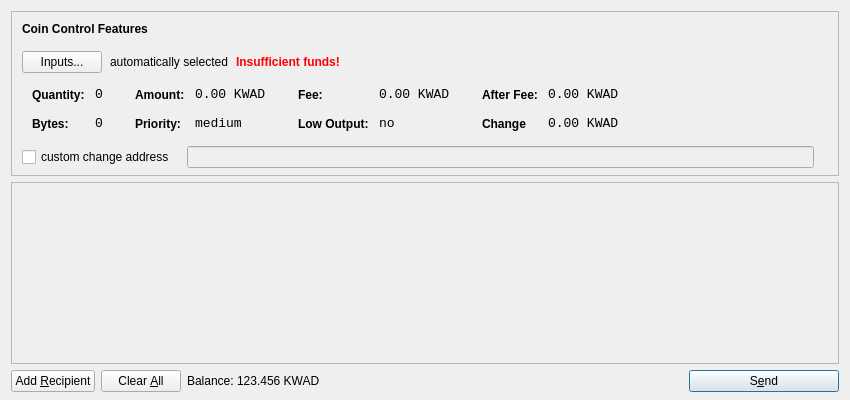
<?xml version="1.0" encoding="UTF-8"?>
<ui version="4.0">
 <class>SendCoinsDialog</class>
 <widget class="QDialog" name="SendCoinsDialog">
  <property name="geometry">
   <rect>
    <x>0</x>
    <y>0</y>
    <width>850</width>
    <height>400</height>
   </rect>
  </property>
  <property name="windowTitle">
   <string>Send Coins</string>
  </property>
  <layout class="QVBoxLayout" name="verticalLayout" stretch="0,1,0">
   <property name="bottomMargin">
    <number>8</number>
   </property>
   <item>
    <widget class="QFrame" name="frameCoinControl">
     <property name="sizePolicy">
      <sizepolicy hsizetype="Expanding" vsizetype="Expanding">
       <horstretch>0</horstretch>
       <verstretch>0</verstretch>
      </sizepolicy>
     </property>
     <property name="maximumSize">
      <size>
       <width>16777215</width>
       <height>16777215</height>
      </size>
     </property>
     <property name="frameShape">
      <enum>QFrame::StyledPanel</enum>
     </property>
     <property name="frameShadow">
      <enum>QFrame::Sunken</enum>
     </property>
     <layout class="QVBoxLayout" name="verticalLayoutCoinControl2">
      <property name="spacing">
       <number>-1</number>
      </property>
      <property name="leftMargin">
       <number>0</number>
      </property>
      <property name="topMargin">
       <number>0</number>
      </property>
      <property name="rightMargin">
       <number>0</number>
      </property>
      <property name="bottomMargin">
       <number>6</number>
      </property>
      <item>
       <layout class="QVBoxLayout" name="verticalLayoutCoinControl" stretch="0,0,0,0,1">
        <property name="spacing">
         <number>0</number>
        </property>
        <property name="leftMargin">
         <number>10</number>
        </property>
        <property name="topMargin">
         <number>10</number>
        </property>
        <item>
         <layout class="QHBoxLayout" name="horizontalLayoutCoinControl1">
          <property name="bottomMargin">
           <number>15</number>
          </property>
          <item>
           <widget class="QLabel" name="labelCoinControlFeatures">
            <property name="sizePolicy">
             <sizepolicy hsizetype="Preferred" vsizetype="Maximum">
              <horstretch>0</horstretch>
              <verstretch>0</verstretch>
             </sizepolicy>
            </property>
            <property name="font">
             <font>
              <weight>75</weight>
              <bold>true</bold>
             </font>
            </property>
            <property name="styleSheet">
             <string notr="true">font-weight:bold;</string>
            </property>
            <property name="text">
             <string>Coin Control Features</string>
            </property>
           </widget>
          </item>
         </layout>
        </item>
        <item>
         <layout class="QHBoxLayout" name="horizontalLayoutCoinControl2" stretch="0,0,0,0">
          <property name="spacing">
           <number>8</number>
          </property>
          <property name="bottomMargin">
           <number>10</number>
          </property>
          <item>
           <widget class="QPushButton" name="pushButtonCoinControl">
            <property name="styleSheet">
             <string notr="true"/>
            </property>
            <property name="text">
             <string>Inputs...</string>
            </property>
           </widget>
          </item>
          <item>
           <widget class="QLabel" name="labelCoinControlAutomaticallySelected">
            <property name="text">
             <string>automatically selected</string>
            </property>
            <property name="margin">
             <number>5</number>
            </property>
           </widget>
          </item>
          <item>
           <widget class="QLabel" name="labelCoinControlInsuffFunds">
            <property name="font">
             <font>
              <weight>75</weight>
              <bold>true</bold>
             </font>
            </property>
            <property name="styleSheet">
             <string notr="true">color:red;font-weight:bold;</string>
            </property>
            <property name="text">
             <string>Insufficient funds!</string>
            </property>
            <property name="margin">
             <number>5</number>
            </property>
           </widget>
          </item>
          <item>
           <spacer name="horizontalSpacerCoinControl">
            <property name="orientation">
             <enum>Qt::Horizontal</enum>
            </property>
            <property name="sizeHint" stdset="0">
             <size>
              <width>40</width>
              <height>1</height>
             </size>
            </property>
           </spacer>
          </item>
         </layout>
        </item>
        <item>
         <widget class="QWidget" name="widgetCoinControl" native="true">
          <property name="sizePolicy">
           <sizepolicy hsizetype="Preferred" vsizetype="Preferred">
            <horstretch>0</horstretch>
            <verstretch>0</verstretch>
           </sizepolicy>
          </property>
          <property name="minimumSize">
           <size>
            <width>0</width>
            <height>0</height>
           </size>
          </property>
          <property name="styleSheet">
           <string notr="true"/>
          </property>
          <layout class="QHBoxLayout" name="horizontalLayoutCoinControl5">
           <property name="margin">
            <number>0</number>
           </property>
           <item>
            <layout class="QHBoxLayout" name="horizontalLayoutCoinControl3" stretch="0,0,0,1">
             <property name="spacing">
              <number>20</number>
             </property>
             <property name="topMargin">
              <number>0</number>
             </property>
             <property name="bottomMargin">
              <number>10</number>
             </property>
             <item>
              <layout class="QFormLayout" name="formLayoutCoinControl1">
               <property name="horizontalSpacing">
                <number>10</number>
               </property>
               <property name="verticalSpacing">
                <number>14</number>
               </property>
               <property name="leftMargin">
                <number>10</number>
               </property>
               <property name="topMargin">
                <number>4</number>
               </property>
               <property name="rightMargin">
                <number>6</number>
               </property>
               <item row="0" column="0">
                <widget class="QLabel" name="labelCoinControlQuantityText">
                 <property name="styleSheet">
                  <string notr="true">font-weight:bold;</string>
                 </property>
                 <property name="text">
                  <string>Quantity:</string>
                 </property>
                 <property name="margin">
                  <number>0</number>
                 </property>
                </widget>
               </item>
               <item row="0" column="1">
                <widget class="QLabel" name="labelCoinControlQuantity">
                 <property name="font">
                  <font>
                   <family>Monospace</family>
                   <pointsize>10</pointsize>
                  </font>
                 </property>
                 <property name="cursor">
                  <cursorShape>IBeamCursor</cursorShape>
                 </property>
                 <property name="contextMenuPolicy">
                  <enum>Qt::ActionsContextMenu</enum>
                 </property>
                 <property name="text">
                  <string>0</string>
                 </property>
                 <property name="margin">
                  <number>0</number>
                 </property>
                 <property name="textInteractionFlags">
                  <set>Qt::LinksAccessibleByMouse|Qt::TextSelectableByKeyboard|Qt::TextSelectableByMouse</set>
                 </property>
                </widget>
               </item>
               <item row="1" column="0">
                <widget class="QLabel" name="labelCoinControlBytesText">
                 <property name="styleSheet">
                  <string notr="true">font-weight:bold;</string>
                 </property>
                 <property name="text">
                  <string>Bytes:</string>
                 </property>
                </widget>
               </item>
               <item row="1" column="1">
                <widget class="QLabel" name="labelCoinControlBytes">
                 <property name="font">
                  <font>
                   <family>Monospace</family>
                   <pointsize>10</pointsize>
                  </font>
                 </property>
                 <property name="cursor">
                  <cursorShape>IBeamCursor</cursorShape>
                 </property>
                 <property name="contextMenuPolicy">
                  <enum>Qt::ActionsContextMenu</enum>
                 </property>
                 <property name="text">
                  <string>0</string>
                 </property>
                 <property name="textInteractionFlags">
                  <set>Qt::LinksAccessibleByMouse|Qt::TextSelectableByKeyboard|Qt::TextSelectableByMouse</set>
                 </property>
                </widget>
               </item>
              </layout>
             </item>
             <item>
              <layout class="QFormLayout" name="formLayoutCoinControl2">
               <property name="horizontalSpacing">
                <number>10</number>
               </property>
               <property name="verticalSpacing">
                <number>14</number>
               </property>
               <property name="leftMargin">
                <number>6</number>
               </property>
               <property name="topMargin">
                <number>4</number>
               </property>
               <property name="rightMargin">
                <number>6</number>
               </property>
               <item row="0" column="0">
                <widget class="QLabel" name="labelCoinControlAmountText">
                 <property name="styleSheet">
                  <string notr="true">font-weight:bold;</string>
                 </property>
                 <property name="text">
                  <string>Amount:</string>
                 </property>
                 <property name="margin">
                  <number>0</number>
                 </property>
                </widget>
               </item>
               <item row="0" column="1">
                <widget class="QLabel" name="labelCoinControlAmount">
                 <property name="font">
                  <font>
                   <family>Monospace</family>
                   <pointsize>10</pointsize>
                  </font>
                 </property>
                 <property name="cursor">
                  <cursorShape>IBeamCursor</cursorShape>
                 </property>
                 <property name="contextMenuPolicy">
                  <enum>Qt::ActionsContextMenu</enum>
                 </property>
                 <property name="text">
                  <string>0.00 KWAD</string>
                 </property>
                 <property name="textInteractionFlags">
                  <set>Qt::LinksAccessibleByMouse|Qt::TextSelectableByKeyboard|Qt::TextSelectableByMouse</set>
                 </property>
                </widget>
               </item>
               <item row="1" column="0">
                <widget class="QLabel" name="labelCoinControlPriorityText">
                 <property name="styleSheet">
                  <string notr="true">font-weight:bold;</string>
                 </property>
                 <property name="text">
                  <string>Priority:</string>
                 </property>
                </widget>
               </item>
               <item row="1" column="1">
                <widget class="QLabel" name="labelCoinControlPriority">
                 <property name="font">
                  <font>
                   <family>Monospace</family>
                   <pointsize>10</pointsize>
                  </font>
                 </property>
                 <property name="cursor">
                  <cursorShape>IBeamCursor</cursorShape>
                 </property>
                 <property name="contextMenuPolicy">
                  <enum>Qt::ActionsContextMenu</enum>
                 </property>
                 <property name="text">
                  <string>medium</string>
                 </property>
                 <property name="textInteractionFlags">
                  <set>Qt::LinksAccessibleByMouse|Qt::TextSelectableByKeyboard|Qt::TextSelectableByMouse</set>
                 </property>
                </widget>
               </item>
              </layout>
             </item>
             <item>
              <layout class="QFormLayout" name="formLayoutCoinControl3">
               <property name="horizontalSpacing">
                <number>10</number>
               </property>
               <property name="verticalSpacing">
                <number>14</number>
               </property>
               <property name="leftMargin">
                <number>6</number>
               </property>
               <property name="topMargin">
                <number>4</number>
               </property>
               <property name="rightMargin">
                <number>6</number>
               </property>
               <item row="0" column="0">
                <widget class="QLabel" name="labelCoinControlFeeText">
                 <property name="styleSheet">
                  <string notr="true">font-weight:bold;</string>
                 </property>
                 <property name="text">
                  <string>Fee:</string>
                 </property>
                 <property name="margin">
                  <number>0</number>
                 </property>
                </widget>
               </item>
               <item row="0" column="1">
                <widget class="QLabel" name="labelCoinControlFee">
                 <property name="font">
                  <font>
                   <family>Monospace</family>
                   <pointsize>10</pointsize>
                  </font>
                 </property>
                 <property name="cursor">
                  <cursorShape>IBeamCursor</cursorShape>
                 </property>
                 <property name="contextMenuPolicy">
                  <enum>Qt::ActionsContextMenu</enum>
                 </property>
                 <property name="text">
                  <string>0.00 KWAD</string>
                 </property>
                 <property name="textInteractionFlags">
                  <set>Qt::LinksAccessibleByMouse|Qt::TextSelectableByKeyboard|Qt::TextSelectableByMouse</set>
                 </property>
                </widget>
               </item>
               <item row="1" column="0">
                <widget class="QLabel" name="labelCoinControlLowOutputText">
                 <property name="styleSheet">
                  <string notr="true">font-weight:bold;</string>
                 </property>
                 <property name="text">
                  <string>Low Output:</string>
                 </property>
                </widget>
               </item>
               <item row="1" column="1">
                <widget class="QLabel" name="labelCoinControlLowOutput">
                 <property name="font">
                  <font>
                   <family>Monospace</family>
                   <pointsize>10</pointsize>
                  </font>
                 </property>
                 <property name="cursor">
                  <cursorShape>IBeamCursor</cursorShape>
                 </property>
                 <property name="contextMenuPolicy">
                  <enum>Qt::ActionsContextMenu</enum>
                 </property>
                 <property name="text">
                  <string>no</string>
                 </property>
                 <property name="textInteractionFlags">
                  <set>Qt::LinksAccessibleByMouse|Qt::TextSelectableByKeyboard|Qt::TextSelectableByMouse</set>
                 </property>
                </widget>
               </item>
              </layout>
             </item>
             <item>
              <layout class="QFormLayout" name="formLayoutCoinControl4">
               <property name="horizontalSpacing">
                <number>10</number>
               </property>
               <property name="verticalSpacing">
                <number>14</number>
               </property>
               <property name="leftMargin">
                <number>6</number>
               </property>
               <property name="topMargin">
                <number>4</number>
               </property>
               <property name="rightMargin">
                <number>6</number>
               </property>
               <item row="0" column="0">
                <widget class="QLabel" name="labelCoinControlAfterFeeText">
                 <property name="styleSheet">
                  <string notr="true">font-weight:bold;</string>
                 </property>
                 <property name="text">
                  <string>After Fee:</string>
                 </property>
                 <property name="margin">
                  <number>0</number>
                 </property>
                </widget>
               </item>
               <item row="0" column="1">
                <widget class="QLabel" name="labelCoinControlAfterFee">
                 <property name="font">
                  <font>
                   <family>Monospace</family>
                   <pointsize>10</pointsize>
                  </font>
                 </property>
                 <property name="cursor">
                  <cursorShape>IBeamCursor</cursorShape>
                 </property>
                 <property name="contextMenuPolicy">
                  <enum>Qt::ActionsContextMenu</enum>
                 </property>
                 <property name="text">
                  <string>0.00 KWAD</string>
                 </property>
                 <property name="textInteractionFlags">
                  <set>Qt::LinksAccessibleByMouse|Qt::TextSelectableByKeyboard|Qt::TextSelectableByMouse</set>
                 </property>
                </widget>
               </item>
               <item row="1" column="0">
                <widget class="QLabel" name="labelCoinControlChangeText">
                 <property name="styleSheet">
                  <string notr="true">font-weight:bold;</string>
                 </property>
                 <property name="text">
                  <string>Change</string>
                 </property>
                </widget>
               </item>
               <item row="1" column="1">
                <widget class="QLabel" name="labelCoinControlChange">
                 <property name="font">
                  <font>
                   <family>Monospace</family>
                   <pointsize>10</pointsize>
                  </font>
                 </property>
                 <property name="cursor">
                  <cursorShape>IBeamCursor</cursorShape>
                 </property>
                 <property name="contextMenuPolicy">
                  <enum>Qt::ActionsContextMenu</enum>
                 </property>
                 <property name="text">
                  <string>0.00 KWAD</string>
                 </property>
                 <property name="textInteractionFlags">
                  <set>Qt::LinksAccessibleByMouse|Qt::TextSelectableByKeyboard|Qt::TextSelectableByMouse</set>
                 </property>
                </widget>
               </item>
              </layout>
             </item>
            </layout>
           </item>
          </layout>
         </widget>
        </item>
        <item>
         <layout class="QHBoxLayout" name="horizontalLayoutCoinControl4" stretch="0,0,0">
          <property name="spacing">
           <number>12</number>
          </property>
          <property name="sizeConstraint">
           <enum>QLayout::SetDefaultConstraint</enum>
          </property>
          <property name="topMargin">
           <number>5</number>
          </property>
          <property name="rightMargin">
           <number>5</number>
          </property>
          <item>
           <widget class="QCheckBox" name="checkBoxCoinControlChange">
            <property name="text">
             <string>custom change address</string>
            </property>
           </widget>
          </item>
          <item>
           <widget class="QLineEdit" name="lineEditCoinControlChange">
            <property name="enabled">
             <bool>false</bool>
            </property>
            <property name="sizePolicy">
             <sizepolicy hsizetype="Expanding" vsizetype="Fixed">
              <horstretch>0</horstretch>
              <verstretch>0</verstretch>
             </sizepolicy>
            </property>
           </widget>
          </item>
          <item>
           <widget class="QLabel" name="labelCoinControlChangeLabel">
            <property name="sizePolicy">
             <sizepolicy hsizetype="Preferred" vsizetype="Expanding">
              <horstretch>0</horstretch>
              <verstretch>0</verstretch>
             </sizepolicy>
            </property>
            <property name="minimumSize">
             <size>
              <width>0</width>
              <height>0</height>
             </size>
            </property>
            <property name="text">
             <string/>
            </property>
            <property name="margin">
             <number>3</number>
            </property>
           </widget>
          </item>
         </layout>
        </item>
        <item>
         <spacer name="verticalSpacerCoinControl">
          <property name="orientation">
           <enum>Qt::Vertical</enum>
          </property>
          <property name="sizeHint" stdset="0">
           <size>
            <width>800</width>
            <height>1</height>
           </size>
          </property>
         </spacer>
        </item>
       </layout>
      </item>
     </layout>
    </widget>
   </item>
   <item>
    <widget class="QScrollArea" name="scrollArea">
     <property name="widgetResizable">
      <bool>true</bool>
     </property>
     <widget class="QWidget" name="scrollAreaWidgetContents">
      <property name="geometry">
       <rect>
        <x>0</x>
        <y>0</y>
        <width>830</width>
        <height>165</height>
       </rect>
      </property>
      <layout class="QVBoxLayout" name="verticalLayout_2">
       <property name="margin">
        <number>0</number>
       </property>
       <item>
        <layout class="QVBoxLayout" name="entries">
         <property name="spacing">
          <number>6</number>
         </property>
        </layout>
       </item>
       <item>
        <spacer name="verticalSpacer">
         <property name="orientation">
          <enum>Qt::Vertical</enum>
         </property>
         <property name="sizeHint" stdset="0">
          <size>
           <width>20</width>
           <height>40</height>
          </size>
         </property>
        </spacer>
       </item>
      </layout>
     </widget>
    </widget>
   </item>
   <item>
    <layout class="QHBoxLayout" name="horizontalLayout">
     <item>
      <widget class="QPushButton" name="addButton">
       <property name="toolTip">
        <string>Send to multiple recipients at once</string>
       </property>
       <property name="text">
        <string>Add &amp;Recipient</string>
       </property>
       <property name="icon">
        <iconset resource="../bitcoin.qrc">
         <normaloff>:/icons/add</normaloff>:/icons/add</iconset>
       </property>
       <property name="autoDefault">
        <bool>false</bool>
       </property>
      </widget>
     </item>
     <item>
      <widget class="QPushButton" name="clearButton">
       <property name="sizePolicy">
        <sizepolicy hsizetype="Minimum" vsizetype="Fixed">
         <horstretch>0</horstretch>
         <verstretch>0</verstretch>
        </sizepolicy>
       </property>
       <property name="toolTip">
        <string>Remove all transaction fields</string>
       </property>
       <property name="text">
        <string>Clear &amp;All</string>
       </property>
       <property name="icon">
        <iconset resource="../bitcoin.qrc">
         <normaloff>:/icons/remove</normaloff>:/icons/remove</iconset>
       </property>
       <property name="autoRepeatDelay">
        <number>300</number>
       </property>
       <property name="autoDefault">
        <bool>false</bool>
       </property>
      </widget>
     </item>
     <item>
      <layout class="QHBoxLayout" name="horizontalLayout_2">
       <property name="spacing">
        <number>3</number>
       </property>
       <item>
        <widget class="QLabel" name="label">
         <property name="sizePolicy">
          <sizepolicy hsizetype="Preferred" vsizetype="Fixed">
           <horstretch>0</horstretch>
           <verstretch>0</verstretch>
          </sizepolicy>
         </property>
         <property name="text">
          <string>Balance:</string>
         </property>
        </widget>
       </item>
       <item>
        <widget class="QLabel" name="labelBalance">
         <property name="sizePolicy">
          <sizepolicy hsizetype="Preferred" vsizetype="Fixed">
           <horstretch>0</horstretch>
           <verstretch>0</verstretch>
          </sizepolicy>
         </property>
         <property name="cursor">
          <cursorShape>IBeamCursor</cursorShape>
         </property>
         <property name="text">
          <string>123.456 KWAD</string>
         </property>
         <property name="textInteractionFlags">
          <set>Qt::LinksAccessibleByMouse|Qt::TextSelectableByKeyboard|Qt::TextSelectableByMouse</set>
         </property>
        </widget>
       </item>
      </layout>
     </item>
     <item>
      <spacer name="horizontalSpacer">
       <property name="orientation">
        <enum>Qt::Horizontal</enum>
       </property>
       <property name="sizeHint" stdset="0">
        <size>
         <width>40</width>
         <height>20</height>
        </size>
       </property>
      </spacer>
     </item>
     <item>
      <widget class="QPushButton" name="sendButton">
       <property name="minimumSize">
        <size>
         <width>150</width>
         <height>0</height>
        </size>
       </property>
       <property name="toolTip">
        <string>Confirm the send action</string>
       </property>
       <property name="text">
        <string>S&amp;end</string>
       </property>
       <property name="icon">
        <iconset resource="../bitcoin.qrc">
         <normaloff>:/icons/send</normaloff>:/icons/send</iconset>
       </property>
       <property name="default">
        <bool>true</bool>
       </property>
      </widget>
     </item>
    </layout>
   </item>
  </layout>
 </widget>
 <resources>
  <include location="../bitcoin.qrc"/>
 </resources>
 <connections/>
</ui>
